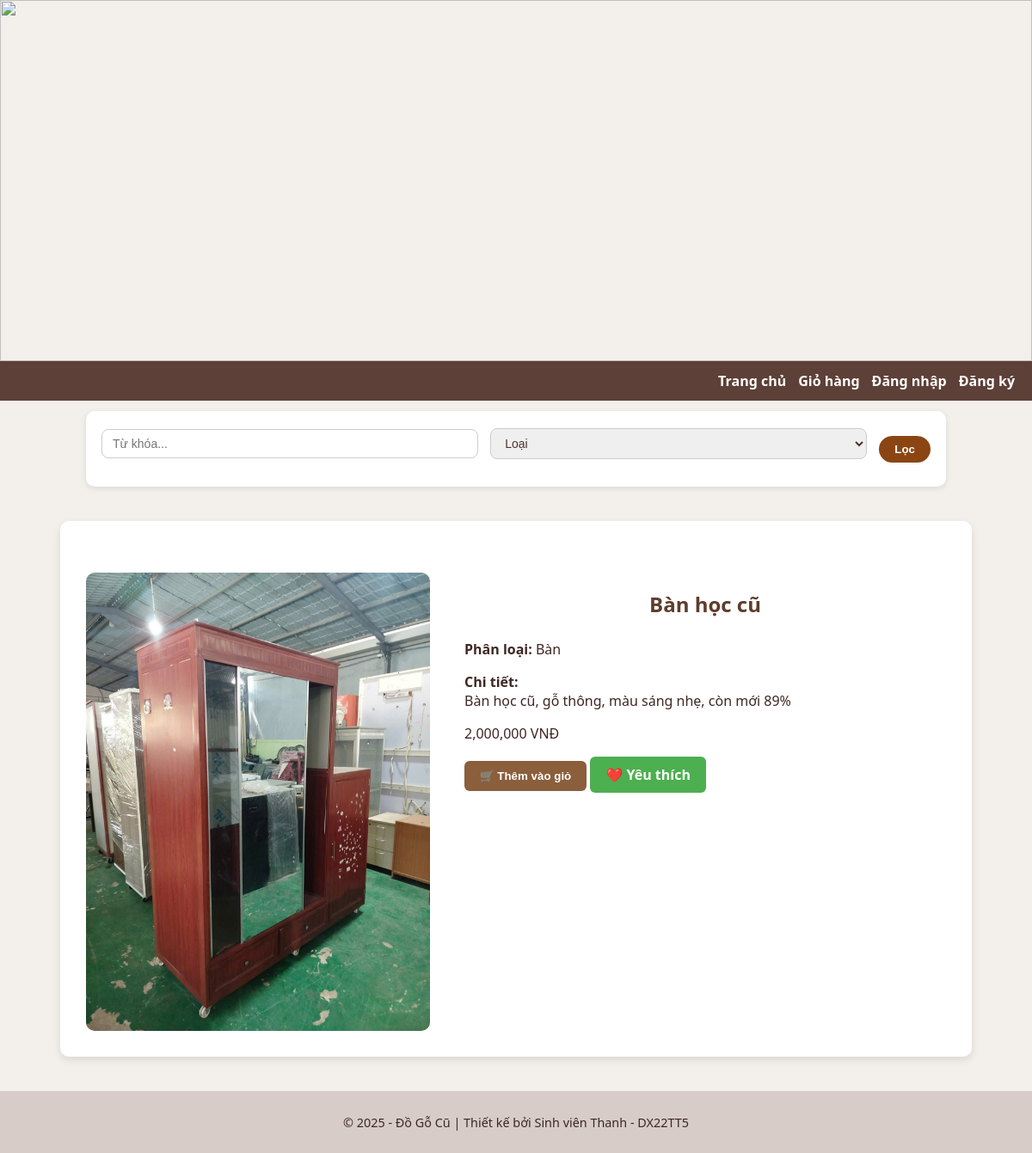
Page /soft/src/product_detail.php?id=4 on the committed database.
### tables this page shows
CREATE TABLE `products` (
  `id` int(11) NOT NULL,
  `user_id` int(11) NOT NULL,
  `category_id` int(11) NOT NULL,
  `title` varchar(255) NOT NULL,
  `description` text DEFAULT NULL,
  `price` decimal(10,2) NOT NULL,
  `quantity` int(11) DEFAULT 1,
  `image` varchar(255) DEFAULT NULL,
  `status` enum('available','sold') DEFAULT 'available',
  `created_at` datetime DEFAULT current_timestamp(),
  `approved` tinyint(1) DEFAULT 0
);

CREATE TABLE `categories` (
  `id` int(11) NOT NULL,
  `name` varchar(100) NOT NULL,
  `description` text DEFAULT NULL
);

### soft/src/product_detail.php (the view, shortened to what this page needs)
<?php
require_once 'includes/config.php';
$id = (int)$_GET['id'];
$stmt = $conn->prepare("SELECT p.*, c.name AS category FROM products p
                        JOIN categories c ON p.category_id = c.id
                        WHERE p.id = ?");
$stmt->bind_param("i", $id);
$stmt->execute();
$result = $stmt->get_result();
$product = $result->fetch_assoc();
?>
<!DOCTYPE html>
<html lang="vi">
<head>
    <link rel="stylesheet" href="css/style.css">
</head>
<body>
<?php include 'header.php'; ?>
<div class="container">
    <div class="product-detail">
        <div class="product-image">
            <img src="img/<?= htmlspecialchars($product['image']) ?>" alt="<?= htmlspecialchars($product['title']) ?>">
        </div>
        <div class="product-info">
            <h2><?= htmlspecialchars($product['title']) ?></h2>
            <p><strong>Phân loại:</strong> <?= htmlspecialchars($product['category']) ?></p>
            <p><strong>Chi tiết:</strong><br><?= nl2br(htmlspecialchars($product['description'])) ?></p>
            <p class="price"><?= number_format($product['price']) ?> VNĐ</p>
            <form method="post">
                <button type="submit" class="btn">🛒 Thêm vào giỏ</button>
                <a href="wishlist_add.php?product_id=<?= $product['id'] ?>" class="btn" style="background:#4CAF50;">❤️ Yêu thích</a>
            </form>
        </div>
    </div>
</div>
<?php include 'footer.php'; ?>
</body>
</html>

### soft/src/css/style.css (style rules this page uses)
body { font-family: 'Segoe UI', sans-serif; background: #f3efea; margin: 0; padding: 0; color: #3e2723; }
.container, .admin-container { max-width: 1000px; margin: 40px auto; background: #ffffff; padding: 30px; border-radius: 10px; box-shadow: 0 4px 10px rgba(0,0,0,0.1); transition: all 0.3s ease; }
h1, h2, h3 { text-align: center; margin-bottom: 25px; color: #5e3d2c; }
.btn, button { display: inline-block; padding: 10px 18px; background: #8b5e3c; color: #fff; border: none; border-radius: 6px; text-decoration: none; font-weight: bold; cursor: pointer; transition: background 0.3s ease, transform 0.2s ease; }
.product-detail { display: flex; flex-wrap: wrap; gap: 30px; margin-top: 30px; }
.product-image { flex: 1 1 40%; }
.product-image img { width: 100%; max-width: 400px; border-radius: 10px; object-fit: cover; }
.product-info { flex: 1 1 55%; }

### rows in the picture
products: image (picture), title "Bàn học cũ", category.name "Bàn", description "Bàn học cũ, gỗ thông, màu sáng nhẹ, còn mới 89%", price "2,000,000"
